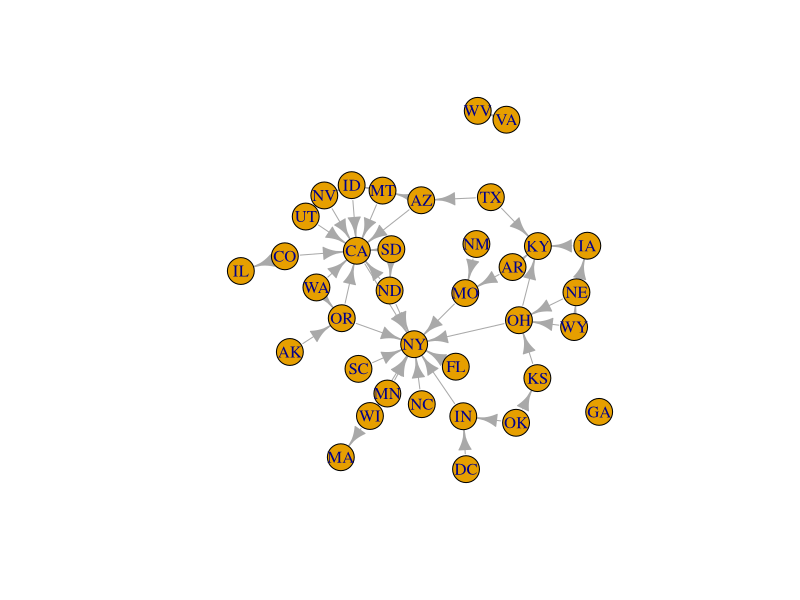

Source code (R): (Note: this script raises an error after producing the figure.)
## ---- chunk 1
library(tidyverse)
library(tidygraph)
library(ggraph)
library(igraph)
options(scipen = 999999999)
## ---- chunk 2
edges_df <-read_csv("field-states-edges.csv")
nodes_df <-read_csv("field-states-nodes.csv")
## ---- chunk 3
g <- graph_from_data_frame(edges_df, directed = TRUE, vertices = nodes_df)
g <- g %>% as_tbl_graph()
g
## ---- chunk 4
plot(g)
## ---- chunk 5
centrality <- g %>% 
  mutate(c_authority = centrality_authority() %>% round(4),
         c_betweenness = centrality_betweenness() %>% round(4),
         c_closeness = centrality_closeness() %>% round(4),
         c_eigen = centrality_eigen() %>% round(4),
         c_hub = centrality_hub() %>% round(4),
         c_pagerank = centrality_pagerank() %>% round(4),
         c_communicability = centrality_communicability() %>% round(4)) %>% 
  as_data_frame(what = "vertices") 
centrality
